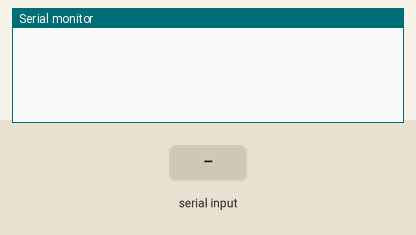
A sketch run on a simulated Arduino Uno, built for the host (arithmetic inside an expression is 32-bit, double 64-bit). Parts: the last lines printed to the serial monitor. Inputs (shaded band) come from the test bench.

Above: at 1.2 s.
1.3 s: "s\n" received over Serial
At 1.7 s:
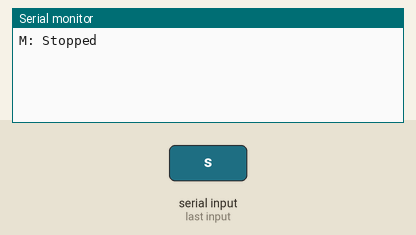
2.8 s: "f\n" received over Serial
At 4.1 s:
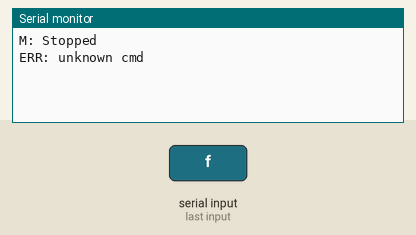

Measured:
- after the input at 1.3 s, the serial monitor: prints a new line at once (image 1)
- after the input at 2.8 s, the serial monitor: prints a new line at once (image 2)

The sketch:

Pyserial.ino
```cpp
#include <AccelStepper.h>

#define STEP_PIN 3
#define DIR_PIN  4

AccelStepper stepper(AccelStepper::DRIVER, STEP_PIN, DIR_PIN);

const float MICRO_STEP    = 16.0;
const float ANGLE_STEP    = 1.8;
const float MM_PER_REV    = 8.0;
const float STEPS_PER_MM  = MICRO_STEP * (360.0 / ANGLE_STEP) / MM_PER_REV;

const byte BUFFER_SIZE = 32;
char rxBuf[BUFFER_SIZE];
bool newData = false;

void setup()
{
  Serial.begin(115200);
  stepper.setMaxSpeed(3200);
  stepper.setAcceleration(1000);
}

void loop()
{
  stepper.run();
  recvLine();
  if (newData) {
    parseCmd();
    newData = false;
  }
}

void recvLine()
{
  static byte idx = 0;
  while (Serial.available() > 0 && !newData) {
    char c = Serial.read();
    if (c == '\n') {
      rxBuf[idx] = '\0';
      idx = 0;
      newData = true;
    } else if (idx < BUFFER_SIZE - 1) {
      rxBuf[idx++] = c;
    }
  }
}

void parseCmd()
{
  char cmd = rxBuf[0];

  if (cmd == 's') {
    stepper.stop();
    Serial.println("M: Stopped");
    return;
  }

  if ((cmd == 'f' || cmd == 'b') && rxBuf[1] == ' ') {
    char *endPtr;
    float distance = strtof(&rxBuf[2], &endPtr);

    // strtof trả về con trỏ bằng start nếu không parse được
    if (endPtr == &rxBuf[2] || distance <= 0.0f) {
      Serial.println("ERR: invalid distance");
      return;
    }

    long steps = (long)round(distance * STEPS_PER_MM);
    if (cmd == 'f') {
      stepper.move(steps);
      Serial.print("M: Forward ");
    } else {
      stepper.move(-steps);
      Serial.print("M: Backward ");
    }
    Serial.print(distance);
    Serial.println(" mm");
    return;
  }

  Serial.println("ERR: unknown cmd");
}
```
